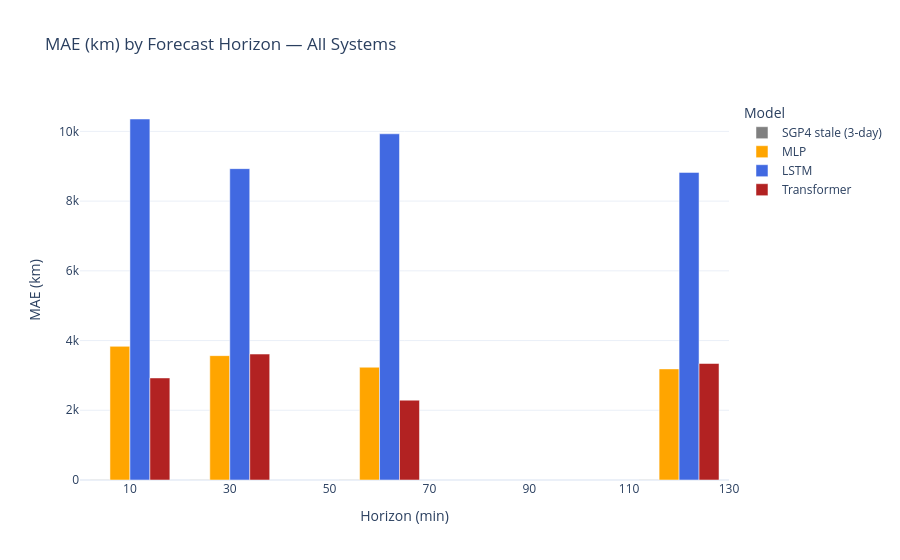

This figure's notebook cell:
### Markdown cell above
## 3 — Metric Table (MAE / RMSE by horizon)

### Code cell
rows = []
for hi, h in enumerate(HORIZONS):
    for model_name, preds, mask in [
        ('SGP4 stale (3-day)', y_sgp4_stale,  stale_mask),   # only valid stale rows
        ('MLP',                mlp_pred,       stale_mask),   # same rows for fair comparison
        ('LSTM',               lstm_pred,      stale_mask),
        ('Transformer',        tf_pred,        stale_mask),
    ]:
        err = geodetic_error_km(preds[mask, hi, :], y_test[mask, hi, :])
        rows.append({'Horizon (min)': h, 'Model': model_name,
                     'MAE (km)': round(float(err.mean()), 3),
                     'RMSE (km)': round(float(np.sqrt((err**2).mean())), 3),
                     'n': int(mask.sum())})

metrics_df = pd.DataFrame(rows)

# Pivot for easy reading
pivot_mae  = metrics_df.pivot_table(index='Model', columns='Horizon (min)', values='MAE (km)',  aggfunc='first')
pivot_rmse = metrics_df.pivot_table(index='Model', columns='Horizon (min)', values='RMSE (km)', aggfunc='first')

print('=== MAE (km) ===')
print(pivot_mae.to_string())
print('\n=== RMSE (km) ===')
print(pivot_rmse.to_string())

# Bar chart
fig = px.bar(metrics_df, x='Horizon (min)', y='MAE (km)', color='Model', barmode='group',
             title='MAE (km) by Forecast Horizon — All Systems',
             template='plotly_white',
             color_discrete_map={'SGP4 stale (3-day)': 'grey', 'MLP': 'orange',
                                 'LSTM': 'royalblue', 'Transformer': 'firebrick'})
fig.show()

### Figure 1 — Plotly figure (JSON) as saved in the notebook; plotly's stock layout.template omitted (floating-point values rounded to 4 significant figures)
{"data": [{"alignmentgroup": "True", "hovertemplate": "Model=SGP4 stale (3-day)<br>Horizon (min)=%{x}<br>MAE (km)=%{y}<extra></extra>", "legendgroup": "SGP4 stale (3-day)", "marker": {"color": "grey", "pattern": {"shape": ""}}, "name": "SGP4 stale (3-day)", "offsetgroup": "SGP4 stale (3-day)", "orientation": "v", "showlegend": true, "textposition": "auto", "type": "bar", "x": [10, 30, 60, 120], "xaxis": "x", "y": [6.355, 6.355, 6.355, 6.355], "yaxis": "y"}, {"alignmentgroup": "True", "hovertemplate": "Model=MLP<br>Horizon (min)=%{x}<br>MAE (km)=%{y}<extra></extra>", "legendgroup": "MLP", "marker": {"color": "orange", "pattern": {"shape": ""}}, "name": "MLP", "offsetgroup": "MLP", "orientation": "v", "showlegend": true, "textposition": "auto", "type": "bar", "x": [10, 30, 60, 120], "xaxis": "x", "y": [3834.0, 3567.0, 3235.0, 3187.0], "yaxis": "y"}, {"alignmentgroup": "True", "hovertemplate": "Model=LSTM<br>Horizon (min)=%{x}<br>MAE (km)=%{y}<extra></extra>", "legendgroup": "LSTM", "marker": {"color": "royalblue", "pattern": {"shape": ""}}, "name": "LSTM", "offsetgroup": "LSTM", "orientation": "v", "showlegend": true, "textposition": "auto", "type": "bar", "x": [10, 30, 60, 120], "xaxis": "x", "y": [10360.0, 8932.0, 9931.0, 8824.0], "yaxis": "y"}, {"alignmentgroup": "True", "hovertemplate": "Model=Transformer<br>Horizon (min)=%{x}<br>MAE (km)=%{y}<extra></extra>", "legendgroup": "Transformer", "marker": {"color": "firebrick", "pattern": {"shape": ""}}, "name": "Transformer", "offsetgroup": "Transformer", "orientation": "v", "showlegend": true, "textposition": "auto", "type": "bar", "x": [10, 30, 60, 120], "xaxis": "x", "y": [2928.0, 3613.0, 2290.0, 3342.0], "yaxis": "y"}], "layout": {"barmode": "group", "legend": {"title": {"text": "Model"}, "tracegroupgap": 0}, "title": {"text": "MAE (km) by Forecast Horizon — All Systems"}, "xaxis": {"anchor": "y", "domain": [0, 1], "title": {"text": "Horizon (min)"}}, "yaxis": {"anchor": "x", "domain": [0, 1], "title": {"text": "MAE (km)"}}}}
